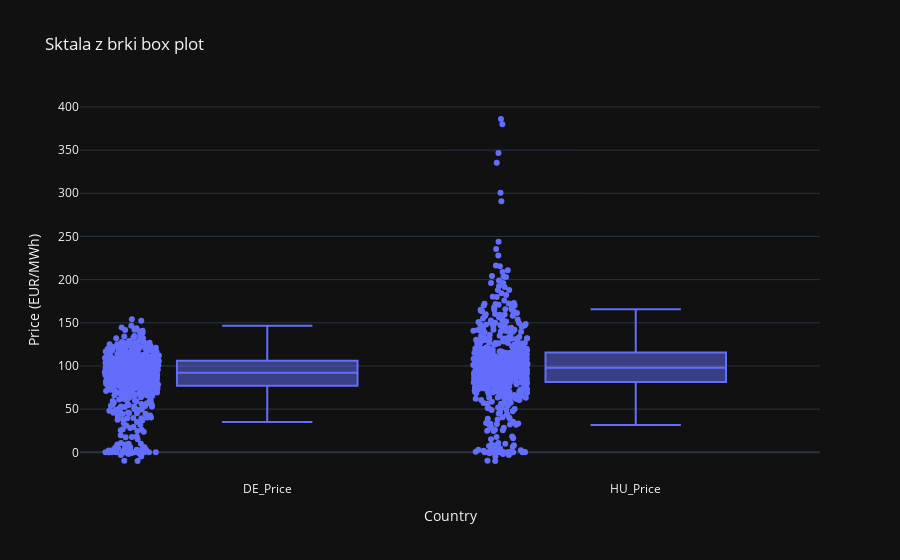

Notebook cell for this chart:
### Code cell
fig_box = px.box(
    merged_prices,
    y=['DE_Price', 'HU_Price'],
    title="Sktala z brki box plot",
    labels={'value': 'Price (EUR/MWh)', 'variable': 'Country'},
    points='all', 
    template='plotly_dark'  

)

fig_box.show()

### Figure 1 — Plotly figure (JSON) as saved in the notebook; plotly's stock layout.template omitted (floating-point values rounded to 4 significant figures; data arrays with more than 128 entries replaced by an {"elided": "..."} marker saying what was removed)
{"data": [{"alignmentgroup": "True", "boxpoints": "all", "hovertemplate": "Country=%{x}<br>Price (EUR/MWh)=%{y}<extra></extra>", "legendgroup": "", "marker": {"color": "#636efa"}, "name": "", "notched": false, "offsetgroup": "", "orientation": "v", "showlegend": false, "type": "box", "x": {"elided": "1346 str values"}, "x0": " ", "xaxis": "x", "y": {"elided": "1346 float values"}, "y0": " ", "yaxis": "y"}], "layout": {"boxmode": "group", "legend": {"tracegroupgap": 0}, "title": {"text": "Sktala z brki box plot"}, "xaxis": {"anchor": "y", "domain": [0, 1], "title": {"text": "Country"}}, "yaxis": {"anchor": "x", "domain": [0, 1], "title": {"text": "Price (EUR/MWh)"}}}}
